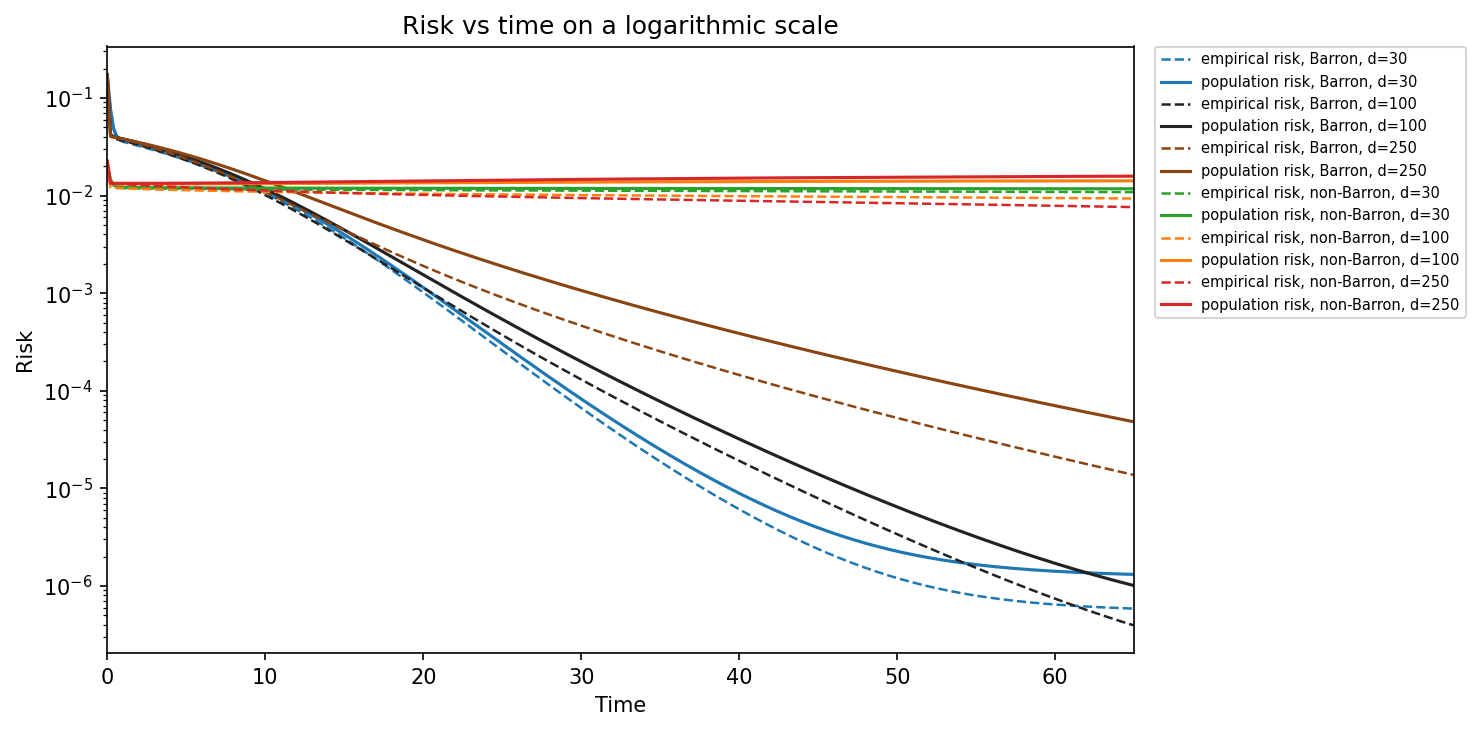

Here is the Python script that generated this plot:
"""
Replication of Figure 2 from E, Ma, Wojtowytsch, Wu (2020).

Rate of convergence of mean-field GD for Barron vs non-Barron target functions.

Model (mean-field):   f_m(x) = (1/m) sum_j a_j sigma(w_j^T x)
GD dynamics (eq.35):  du_j/dt = -m * grad_{u_j} I
  --> discrete update with step eta:
      a -= (eta/n) * H^T r
      B -= (eta/n) * (r[:,None] * mask * a[None,:]).T @ ... (see mf_gd_step)

Barron target:     f*(x) = ReLU(x_1)                          Barron norm = 1
Non-Barron target: f*(x) = ReLU((sum_k x_k - d/2) / sqrt(d)) Barron norm = sqrt(d)
"""

import numpy as np
import matplotlib.pyplot as plt
import torch
import time

# ── device ────────────────────────────────────────────────────────────────────

if torch.backends.mps.is_available():
    DEVICE = torch.device('mps')
elif torch.cuda.is_available():
    DEVICE = torch.device('cuda')
else:
    DEVICE = torch.device('cpu')
print(f"Using device: {DEVICE}")

# ── experiment parameters ─────────────────────────────────────────────────────

M         = 2000      # neurons — needs to be >> d for dimension-independent Barron convergence
N         = 1000      # training samples
N_TEST    = 10_000    # test samples for population risk
ETA       = 0.02      # smaller step  stable for d=250 (t_max = N_STEPS * ETA = 65)
N_STEPS   = 3250      # 3250 * 0.02 = 65
LOG_EVERY = 10        # record every 10 steps  (Δt = 0.2)
SEED      = 0
DIMS      = [30, 100, 250]

# ── target functions ──────────────────────────────────────────────────────────

def barron_target(X):
    """f*(x) = ReLU(x_1).  Barron norm = ||e_1||_1 = 1 (dimension-independent)."""
    return torch.relu(X[:, 0])

def non_barron_target(X):
    """
    f*(x) = ReLU( (sum_k x_k - d/2) / sqrt(d) ).
    Centered so mean≈0; std≈1/sqrt(12) regardless of d.
    Barron norm = ||1/sqrt(d)||_1 = sqrt(d)  ->  grows with dimension.
    """
    d = X.shape[1]
    return torch.relu((X.sum(dim=1) - d / 2.0) / d ** 0.5)

# ── data & initialisation ─────────────────────────────────────────────────────

def make_data(n, d, seed):
    rng = np.random.default_rng(seed)
    X = torch.tensor(rng.uniform(0, 1, (n, d)), dtype=torch.float32, device=DEVICE)
    return X

def init_params(m, d, seed):
    """a_j ~ N(0,1),  w_j ~ N(0, I/d)."""
    rng = np.random.default_rng(seed)
    a = torch.tensor(rng.normal(0, 1.0,            m   ).astype(np.float32), device=DEVICE)
    B = torch.tensor(rng.normal(0, 1.0/d**0.5, (m, d)).astype(np.float32), device=DEVICE)
    return a, B

# ── mean-field forward & GD step ─────────────────────────────────────────────

def mf_forward(X, a, B):
    """f_m(x) = (1/m) sum_j a_j ReLU(w_j^T x)."""
    return torch.relu(X @ B.T) @ a / len(a)   # (n,)

def mf_gd_step(X, y, a, B, eta):
    """
    Mean-field GD step (from du_j/dt = -m grad_{u_j} I, m's cancel):
        da = (eta/n) * H^T r
        dB[j] = (eta * a_j / n) * X^T (r * 1[z_j > 0])
    """
    n = X.shape[0]
    Z = X @ B.T                                    # (n, m)
    H = torch.relu(Z)                              # (n, m)
    r = H @ a / len(a) - y                         # (n,)  residual

    da = H.T @ r / n                               # (m,)
    mask = (Z > 0).float()                         # (n, m)
    dB = (X.T @ (r.unsqueeze(1) * mask) * a.unsqueeze(0) / n).T  # (m, d)

    return a - eta * da, B - eta * dB

def mse(f, y):
    return (0.5 * (f - y).pow(2).mean()).item()

# ── training run ──────────────────────────────────────────────────────────────

def run(m, n, d, eta, n_steps, target_fn, log_every, seed):
    X_tr = make_data(n,      d, seed)
    X_te = make_data(N_TEST, d, seed + 1)
    y_tr = target_fn(X_tr)
    y_te = target_fn(X_te)

    a, B = init_params(m, d, seed)

    times, emp_risks, pop_risks = [], [], []

    for step in range(n_steps + 1):
        if step % log_every == 0:
            with torch.no_grad():
                emp_risks.append(mse(mf_forward(X_tr, a, B), y_tr))
                pop_risks.append(mse(mf_forward(X_te, a, B), y_te))
            times.append(step * eta)
            print(f"    t={step*eta:5.1f}  emp={emp_risks[-1]:.3e}  "
                  f"pop={pop_risks[-1]:.3e}", flush=True)

        if step < n_steps:
            with torch.no_grad():
                a, B = mf_gd_step(X_tr, y_tr, a, B, eta)

    return np.array(times), np.array(emp_risks), np.array(pop_risks)

# ── run all experiments ───────────────────────────────────────────────────────

results = {}
t0 = time.time()

for target_name, target_fn in [('barron',     barron_target),
                                ('non_barron', non_barron_target)]:
    for d in DIMS:
        print(f"\n[{target_name}  d={d:3d}]  m={M}, n={N}, eta={ETA}, steps={N_STEPS}")
        times, emp, pop = run(M, N, d, ETA, N_STEPS, target_fn,
                              log_every=LOG_EVERY, seed=SEED)
        results[(target_name, d)] = (times, emp, pop)
        print(f"  done in {time.time()-t0:.0f}s  "
              f"final emp={emp[-1]:.3e}  pop={pop[-1]:.3e}")

print(f"\nTotal time: {time.time()-t0:.0f}s")

# ── plot ──────────────────────────────────────────────────────────────────────

BARRON_COLORS     = ['#1f77b4', '#222222', '#8B4513']   # blue, black, brown
NON_BARRON_COLORS = ['#2ca02c', '#ff7f0e', '#d62728']   # green, orange, red

fig, ax = plt.subplots(figsize=(10, 5))

for di, d in enumerate(DIMS):
    times, emp, pop = results[('barron', d)]
    c = BARRON_COLORS[di]
    ax.semilogy(times, emp, linestyle='--', color=c, linewidth=1.2,
                label=f'empirical risk, Barron, d={d}')
    ax.semilogy(times, pop, linestyle='-',  color=c, linewidth=1.5,
                label=f'population risk, Barron, d={d}')

for di, d in enumerate(DIMS):
    times, emp, pop = results[('non_barron', d)]
    c = NON_BARRON_COLORS[di]
    ax.semilogy(times, emp, linestyle='--', color=c, linewidth=1.2,
                label=f'empirical risk, non-Barron, d={d}')
    ax.semilogy(times, pop, linestyle='-',  color=c, linewidth=1.5,
                label=f'population risk, non-Barron, d={d}')

ax.set_xlabel('Time')
ax.set_ylabel('Risk')
ax.set_title('Risk vs time on a logarithmic scale')
ax.set_xlim(0, N_STEPS * ETA)

# legend outside the plot, to the right
ax.legend(fontsize=7, loc='upper left',
          bbox_to_anchor=(1.02, 1), borderaxespad=0)

plt.tight_layout()
plt.savefig('figure2.pdf', bbox_inches='tight')
plt.savefig('figure2.png', dpi=150, bbox_inches='tight')
print("Saved figure2.pdf / figure2.png")
plt.close()
